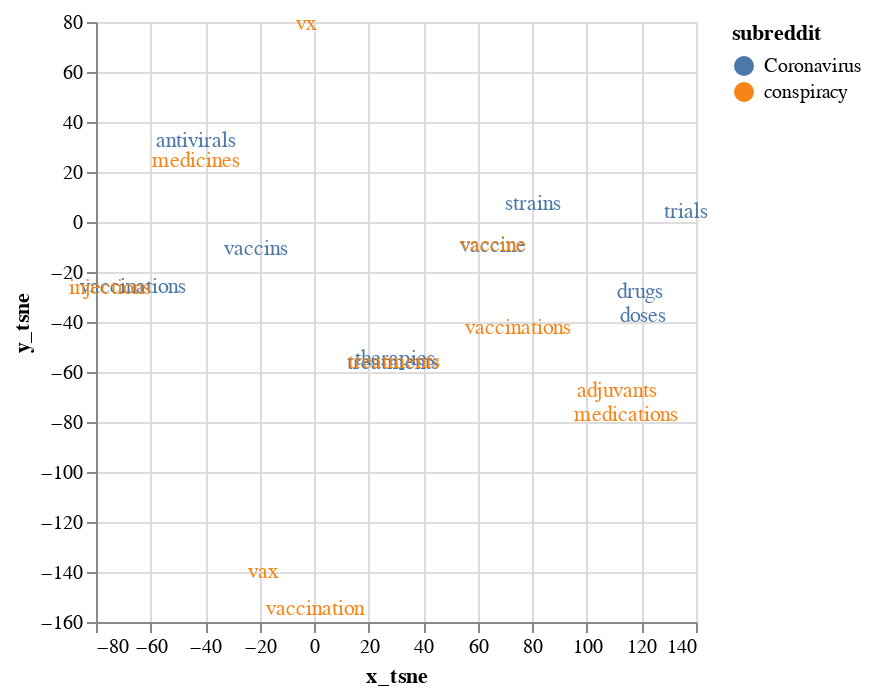

Notebook code for this chart:
### Code cell
map_sims_plot = (alt.Chart(nbs_sim).mark_text().encode(
		x='x_tsne:Q',
		y='y_tsne:Q',
		text='lex',
		color='subreddit:N'
	))

map_sims_plot

### Figure 1 — Vega-Lite specification as saved in the notebook (floating-point values rounded to 4 significant figures; data arrays with more than 128 entries replaced by an {"elided": "..."} marker saying what was removed)
{"config": {"view": {"continuousWidth": 300, "continuousHeight": 300}}, "data": {"name": "data-a8acf686e68eaa9d588cf88cbfa6c300"}, "mark": {"type": "text"}, "encoding": {"color": {"field": "subreddit", "type": "nominal"}, "text": {"field": "lex", "type": "nominal"}, "x": {"field": "x_tsne", "type": "quantitative"}, "y": {"field": "y_tsne", "type": "quantitative"}}, "$schema": "https://vega.github.io/schema/vega-lite/v5.16.3.json", "datasets": {"data-a8acf686e68eaa9d588cf88cbfa6c300": [{"lex": "vaccine", "type": "nb", "subreddit": "Coronavirus", "vec": {"elided": "300 float values"}, "sim": 0.7499, "freq": 109100.0, "x_tsne": 65.4, "y_tsne": -9.57}, {"lex": "vaccinations", "type": "nb", "subreddit": "Coronavirus", "vec": {"elided": "300 float values"}, "sim": 0.6918, "freq": 3305.0, "x_tsne": -66.3, "y_tsne": -25.99}, {"lex": "antivirals", "type": "nb", "subreddit": "Coronavirus", "vec": {"elided": "300 float values"}, "sim": 0.6233, "freq": 357.0, "x_tsne": -43.51, "y_tsne": 32.36}, {"lex": "treatments", "type": "nb", "subreddit": "Coronavirus", "vec": {"elided": "300 float values"}, "sim": 0.5975, "freq": 4737.0, "x_tsne": 29.04, "y_tsne": -56.51}, {"lex": "drugs", "type": "nb", "subreddit": "Coronavirus", "vec": {"elided": "300 float values"}, "sim": 0.5869, "freq": 13660.0, "x_tsne": 119.5, "y_tsne": -27.99}, {"lex": "therapies", "type": "nb", "subreddit": "Coronavirus", "vec": {"elided": "300 float values"}, "sim": 0.5775, "freq": 425.0, "x_tsne": 29.67, "y_tsne": -54.74}, {"lex": "doses", "type": "nb", "subreddit": "Coronavirus", "vec": {"elided": "300 float values"}, "sim": 0.569, "freq": 6558.0, "x_tsne": 120.4, "y_tsne": -37.43}, {"lex": "vaccins", "type": "nb", "subreddit": "Coronavirus", "vec": {"elided": "300 float values"}, "sim": 0.5475, "freq": 29.0, "x_tsne": -21.43, "y_tsne": -10.99}, {"lex": "trials", "type": "nb", "subreddit": "Coronavirus", "vec": {"elided": "300 float values"}, "sim": 0.5452, "freq": 10100.0, "x_tsne": 136.2, "y_tsne": 3.867}, {"lex": "strains", "type": "nb", "subreddit": "Coronavirus", "vec": {"elided": "300 float values"}, "sim": 0.5385, "freq": 3875.0, "x_tsne": 80.33, "y_tsne": 7.253}, {"lex": "vaccinations", "type": "nb", "subreddit": "conspiracy", "vec": {"elided": "300 float values"}, "sim": 0.8028, "freq": 3624.0, "x_tsne": 74.61, "y_tsne": -42.55}, {"lex": "vaccine", "type": "nb", "subreddit": "conspiracy", "vec": {"elided": "300 float values"}, "sim": 0.766, "freq": 112500.0, "x_tsne": 65.74, "y_tsne": -9.371}, {"lex": "vaccination", "type": "nb", "subreddit": "conspiracy", "vec": {"elided": "300 float values"}, "sim": 0.641, "freq": 7780.0, "x_tsne": 0.299, "y_tsne": -154.8}, {"lex": "treatments", "type": "nb", "subreddit": "conspiracy", "vec": {"elided": "300 float values"}, "sim": 0.6152, "freq": 4874.0, "x_tsne": 29.18, "y_tsne": -56.12}, {"lex": "medications", "type": "nb", "subreddit": "conspiracy", "vec": {"elided": "300 float values"}, "sim": 0.5977, "freq": 1614.0, "x_tsne": 114.5, "y_tsne": -77.37}, {"lex": "vx", "type": "nb", "subreddit": "conspiracy", "vec": {"elided": "300 float values"}, "sim": 0.5896, "freq": 68.0, "x_tsne": -3.119, "y_tsne": 79.21}, {"lex": "vax", "type": "nb", "subreddit": "conspiracy", "vec": {"elided": "300 float values"}, "sim": 0.5813, "freq": 3208.0, "x_tsne": -18.86, "y_tsne": -139.9}, {"lex": "injections", "type": "nb", "subreddit": "conspiracy", "vec": {"elided": "300 float values"}, "sim": 0.5693, "freq": 794.0, "x_tsne": -74.77, "y_tsne": -26.59}, {"lex": "adjuvants", "type": "nb", "subreddit": "conspiracy", "vec": {"elided": "300 float values"}, "sim": 0.568, "freq": 199.0, "x_tsne": 111.1, "y_tsne": -67.53}, {"lex": "medicines", "type": "nb", "subreddit": "conspiracy", "vec": {"elided": "300 float values"}, "sim": 0.5654, "freq": 1208.0, "x_tsne": -43.29, "y_tsne": 24.41}]}}
